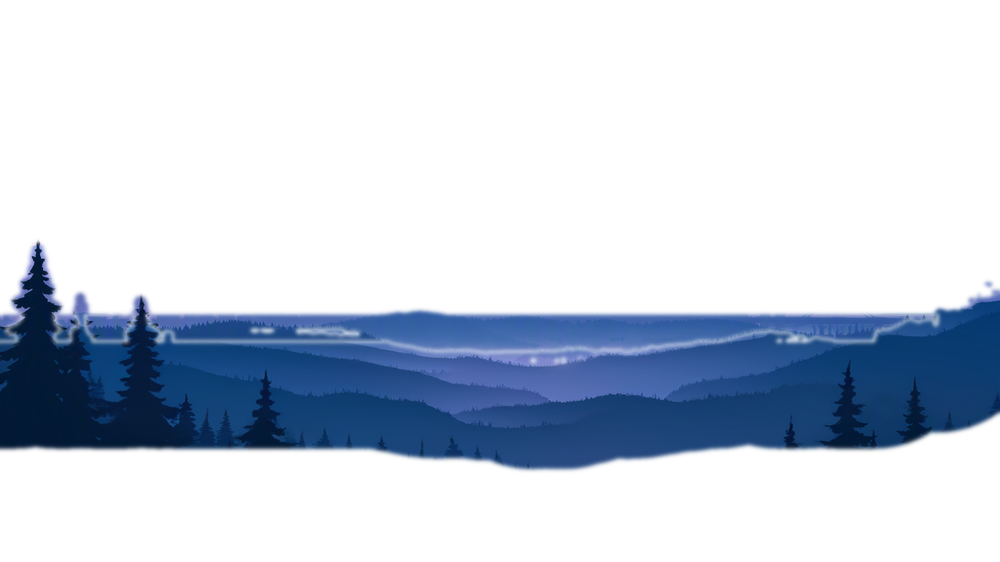
#> input picture parallax/experiments/eval/stack/layer-05-hill-front-city.png, 1000 x 562 px, shrunk from 2048 x 1152 before the run, found by its file name
$ python 12_defringe.py
#> lines starting #> are read from the running program, lines starting #| are printed output that depends on the picture; after the words box and inside, x2 and y2 are one past the last pixel; in counts of white or black regions, pixels touching at a corner belong together
#> in main, rgba is the input picture: shape (562, 1000, 4); mean R, G, B, A 8.9, 18.7, 33.6, 61.9
"""Polish pass (b): defringe tree-layer alpha edges.

The feathered alpha edge exposes original edge pixels whose RGB is mostly
background haze -> white/light fringe around dark trees when composited
over the light reveal background.

Recipe (validated on the pines layer):
  1. continuous alpha erosion, 3x3 ellipse, 1 iteration (shrinks the halo
     ring geometrically without killing sub-128-alpha needle tips)
  2. color decontamination: pixels within 12px of the opaque core (itself
     eroded 1px) get the nearest core pixel's RGB

Pure numpy/scipy/cv2, no model. Run from parallax/experiments/parallax-maker:
  .venv/bin/python ../eval/12_defringe.py
"""
from pathlib import Path

import cv2
import numpy as np
from PIL import Image
from scipy.ndimage import binary_erosion, distance_transform_edt

ROOT = Path("/Users/philip/src/philsapp-parallax-hero/parallax")
STACK = ROOT / "experiments/eval/stack"

LAYERS = [
    "layer-05-hill-front-city.png",
    "layer-07-hill-2.png",
    "layer-08-hill-3.png",
    "layer-09-forest-close.png",
    "layer-10-pines.png",
    "layer-11-ground.png",
]

MAX_DIST = 12  # feather band + opaque contamination ring


def defringe(rgba):
    rgb = rgba[:, :, :3]
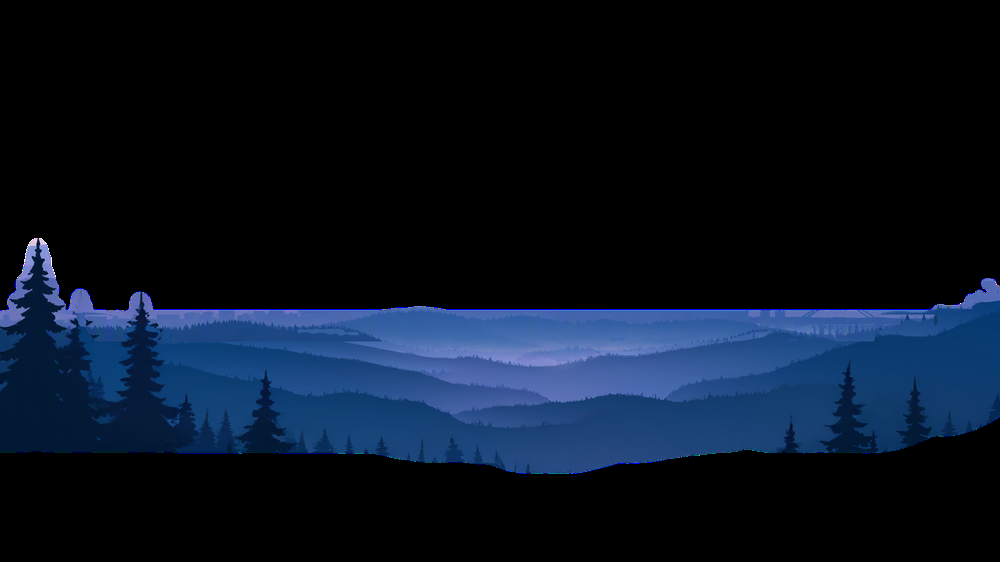
#> rgb: shape (562, 1000, 3); mean R, G, B 8.9, 18.7, 33.6
    a = rgba[:, :, 3].copy()
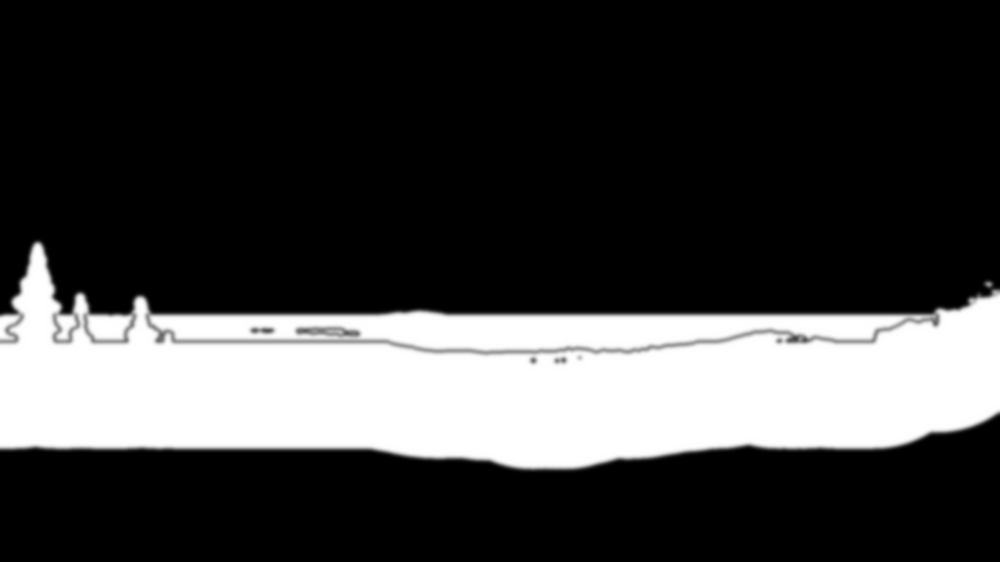
#> a: shape (562, 1000); min 0, max 255, mean 61.9
    k = cv2.getStructuringElement(cv2.MORPH_ELLIPSE, (3, 3))
    a = cv2.erode(a, k, iterations=1)
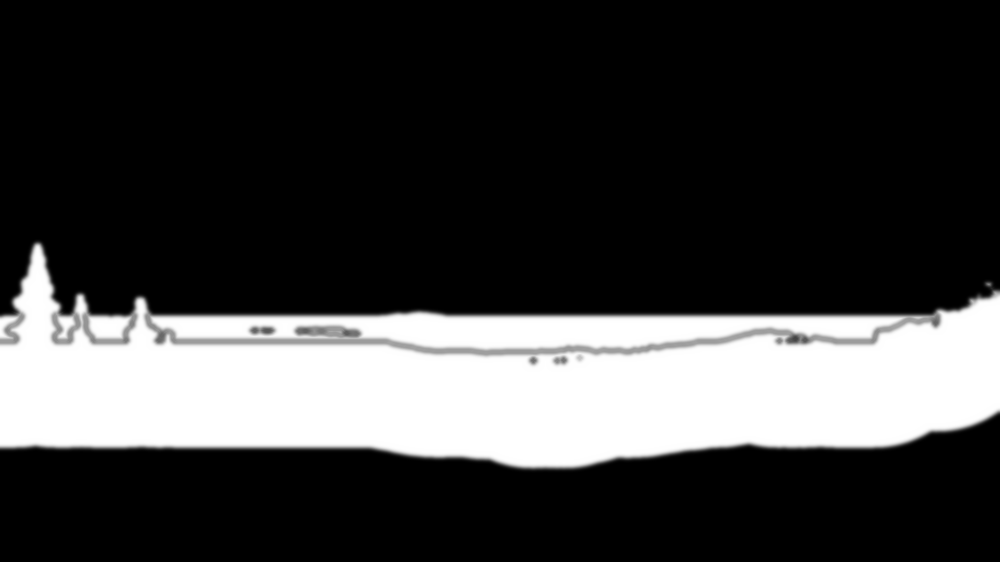
#> a: shape (562, 1000); min 0, max 255, mean 60.5

    core = binary_erosion(a > 250, iterations=1)
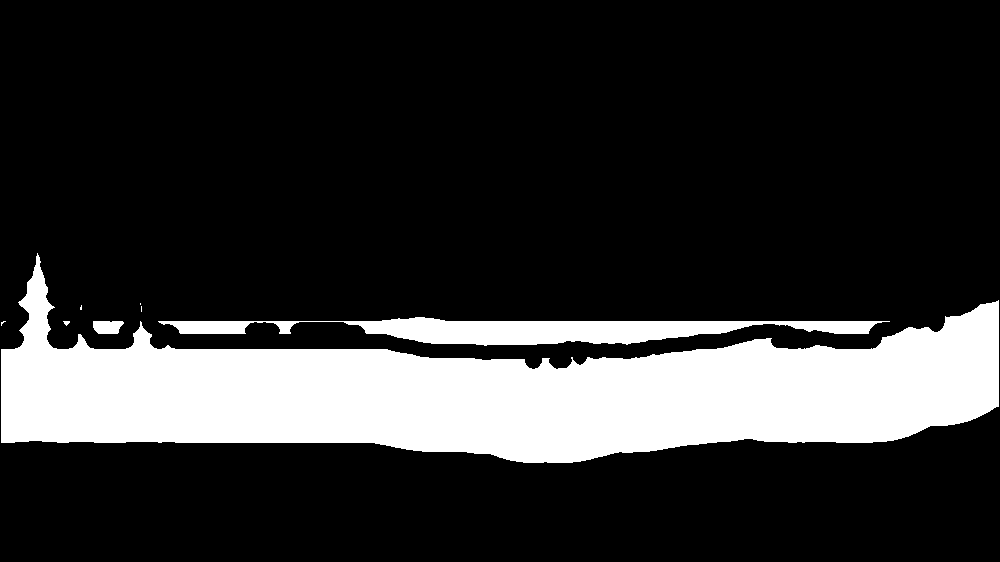
#> core: shape (562, 1000) bool; 19.4% white; 8 white regions (4 under 20 px), largest, box (x1, y1, x2, y2) and area: (1, 253, 999, 463) 98568, (158, 317, 890, 346) 10039, (93, 321, 124, 334) 344, (63, 321, 70, 326) 22
    if not core.any():
        return rgba, 0.0
    dist, idx = distance_transform_edt(~core, return_indices=True)
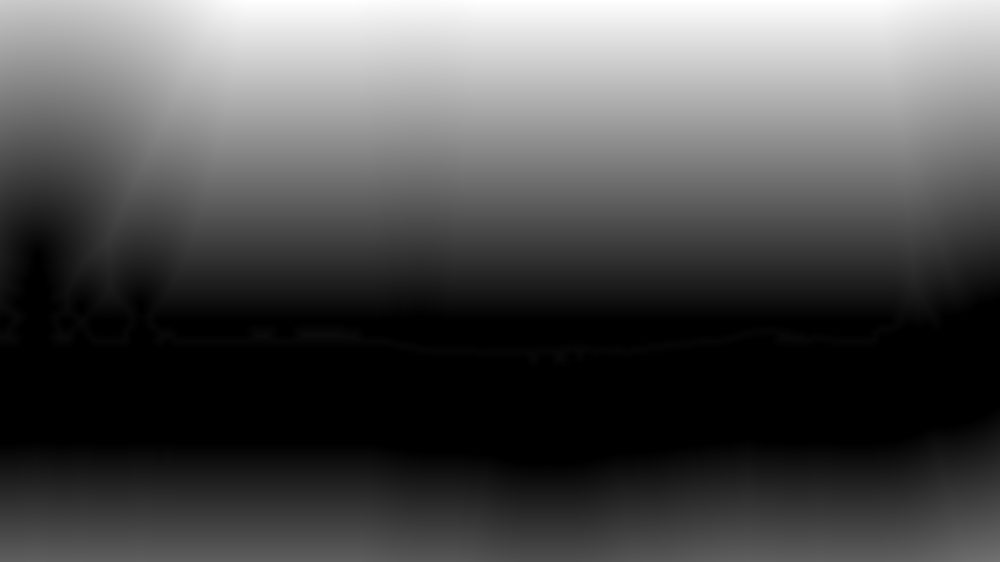
#> dist: shape (562, 1000) float64; min 0, max 321, mean 99.2; drawn with min black and max white
    band = (a > 0) & ~core & (dist <= MAX_DIST)
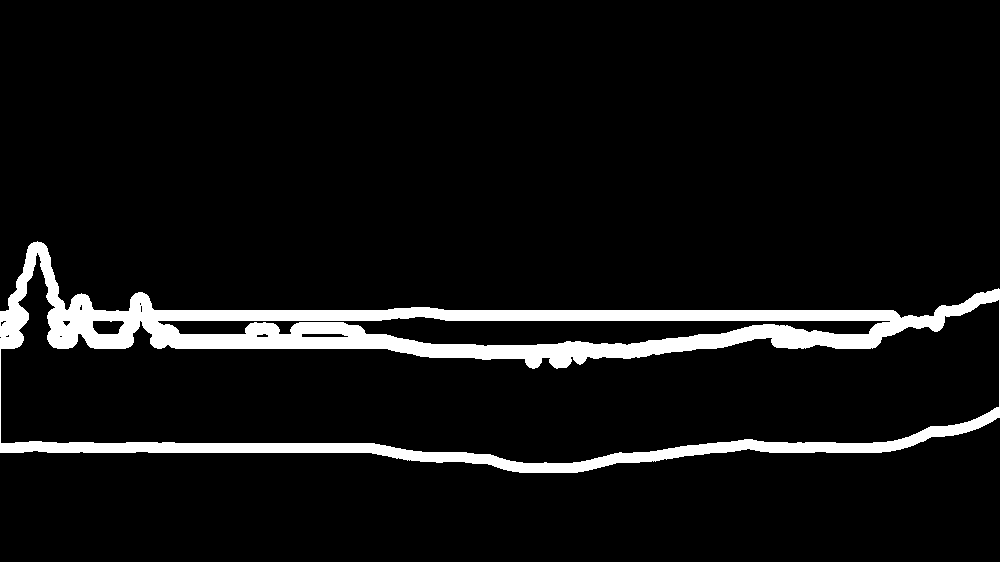
#> band: shape (562, 1000) bool; 7% white; 1 white region, box (x1, y1, x2, y2) and area: (0, 241, 1000, 473) 39338
    out = rgba.copy()
    out[:, :, :3][band] = rgb[idx[0][band], idx[1][band]]
    out[:, :, 3] = a
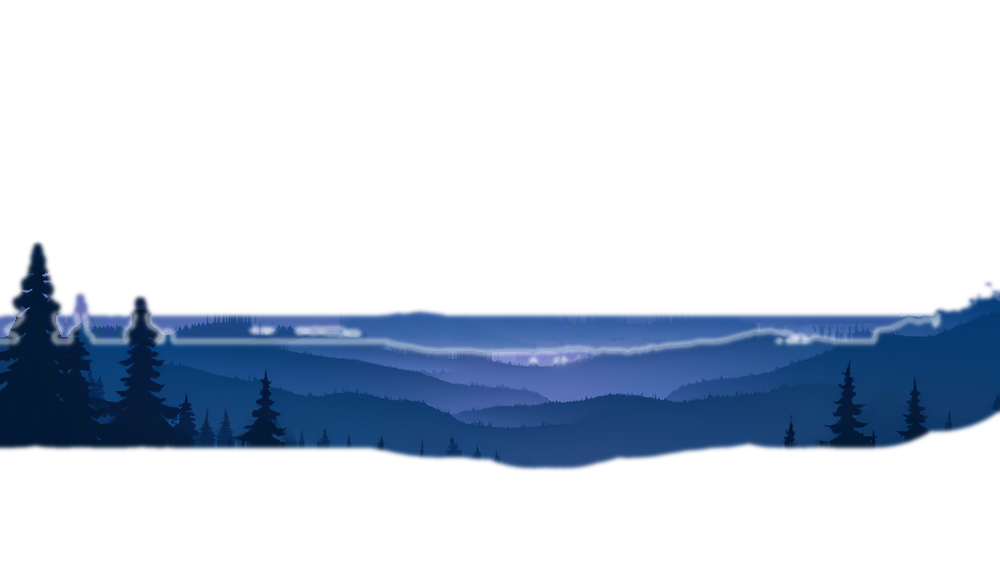
#> out: shape (562, 1000, 4); mean R, G, B, A 8.4, 18.3, 33, 60.5; transparent parts drawn white
    return out, band.mean()


def main():
    for name in LAYERS:
        p = STACK / name
        rgba = np.asarray(Image.open(p).convert("RGBA"))
        out, frac = defringe(rgba)
#> frac = 0.07
        Image.fromarray(out, "RGBA").save(p)
        print(f"{name}: decontaminated {frac:.3%} of canvas")
#| layer-05-hill-front-city.png: decontaminated 7.000% of canvas
#> pass 2 of the loop in main, `for name in LAYERS:`:
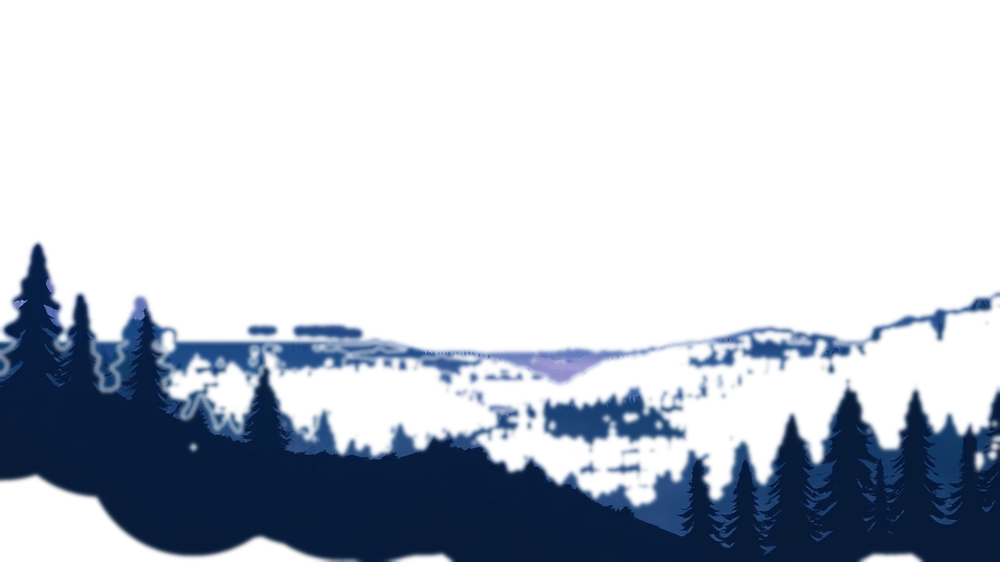
#> input picture parallax/experiments/eval/stack/layer-07-hill-2.png, 1000 x 562 px, shrunk from 2048 x 1152 before the run, found by its file name
#> in main, rgba is the input picture: shape (562, 1000, 4); mean R, G, B, A 6.3, 15.2, 29.1, 66.6
#> in defringe (call 2), `core = binary_erosion(a > 250, iterations=1)`:
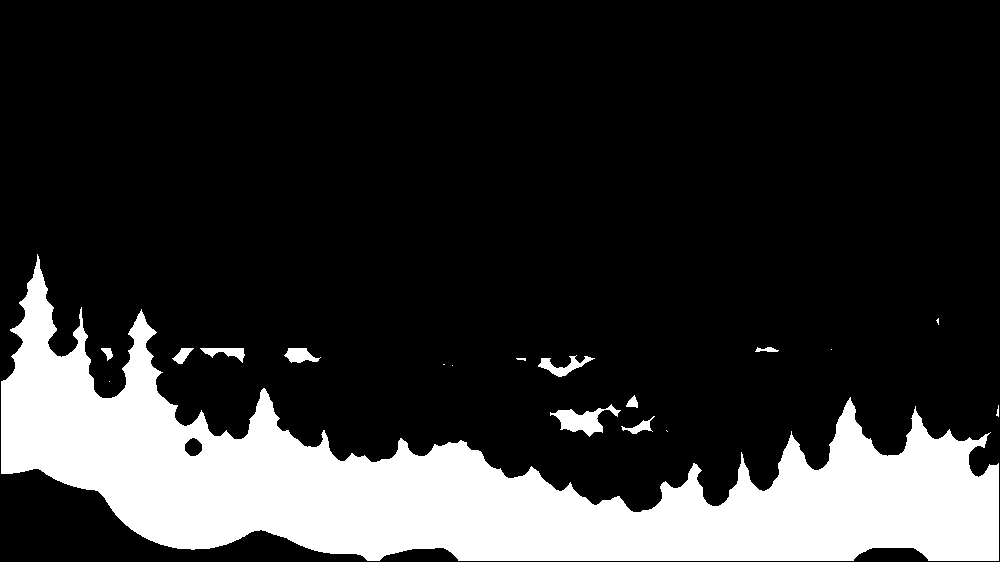
#> core: shape (562, 1000) bool; 19.4% white; 18 white regions (6 under 20 px), largest, box (x1, y1, x2, y2) and area: (1, 254, 999, 561) 106412, (550, 404, 621, 437) 941, (538, 355, 595, 377) 452
#> band: shape (562, 1000) bool; 8% white; 9 white regions, largest, box (x1, y1, x2, y2) and area: (0, 242, 1000, 562) 33657, (538, 384, 680, 449) 4627, (504, 344, 607, 388) 2500
#> in defringe (call 2), `out[:, :, 3] = a`:
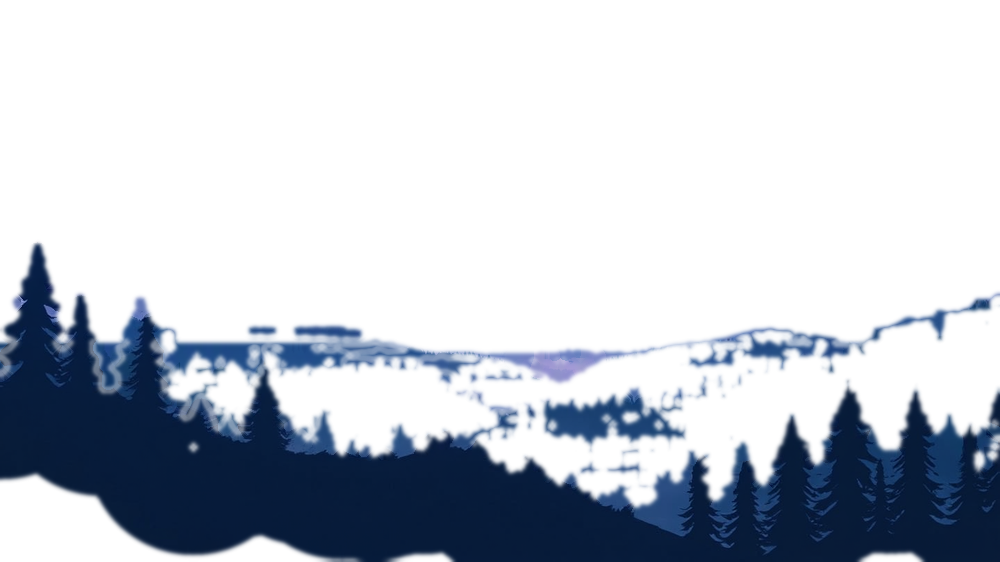
#> out: shape (562, 1000, 4); mean R, G, B, A 6.2, 14.9, 28.4, 64; transparent parts drawn white
#> frac = 0.0803
#| layer-07-hill-2.png: decontaminated 8.028% of canvas
#> pass 3 of the loop in main, `for name in LAYERS:`:
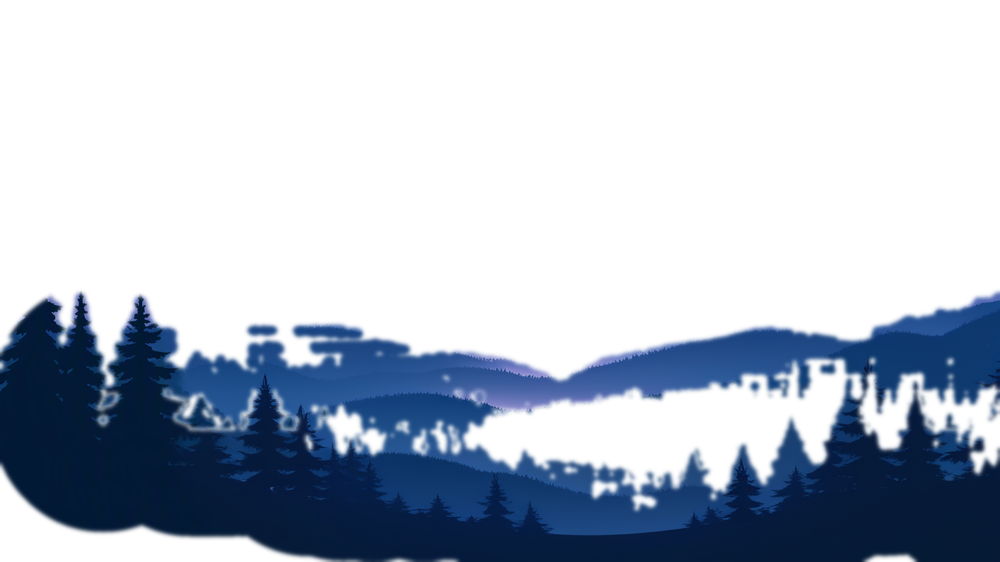
#> input picture parallax/experiments/eval/stack/layer-08-hill-3.png, 1000 x 562 px, shrunk from 2048 x 1152 before the run, found by its file name
#> in main, rgba is the input picture: shape (562, 1000, 4); mean R, G, B, A 6.6, 17.7, 33.9, 79.2
#> in defringe (call 3), `core = binary_erosion(a > 250, iterations=1)`:
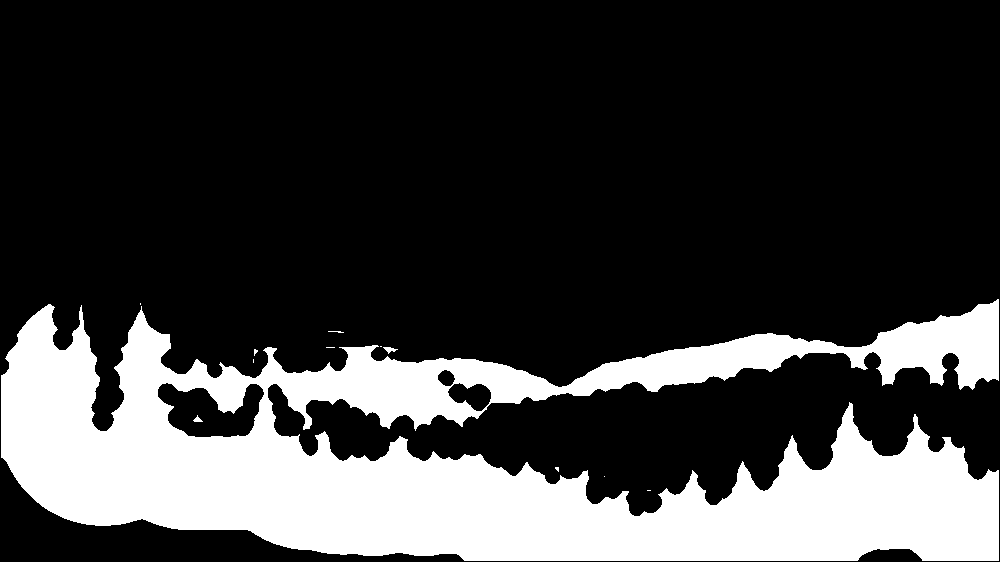
#> core: shape (562, 1000) bool; 24.2% white; 12 white regions (9 under 20 px), largest, box (x1, y1, x2, y2) and area: (1, 299, 999, 561) 135806, (383, 347, 398, 354) 50, (193, 415, 203, 422) 35
#> band: shape (562, 1000) bool; 9.6% white; 4 white regions, box (x1, y1, x2, y2) and area: (0, 288, 1000, 562) 49560, (158, 383, 264, 437) 3482, (448, 383, 491, 411) 787, (438, 370, 455, 386) 196
#> in defringe (call 3), `out[:, :, 3] = a`:
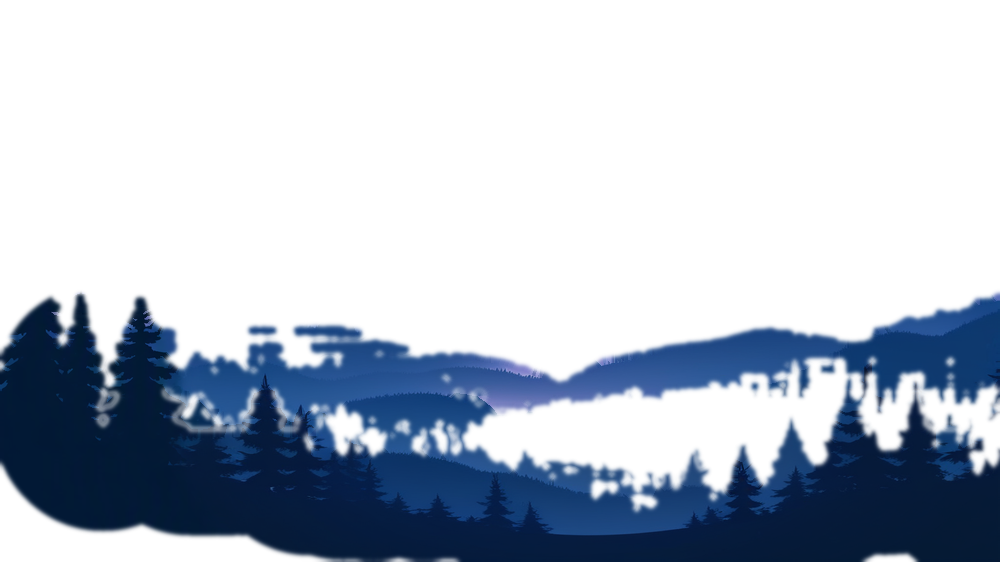
#> out: shape (562, 1000, 4); mean R, G, B, A 6.1, 17.3, 33.2, 77; transparent parts drawn white
#> frac = 0.0961
#| layer-08-hill-3.png: decontaminated 9.613% of canvas
#> the loop made 6 passes; the first 3 are shown


if __name__ == "__main__":
    main()
